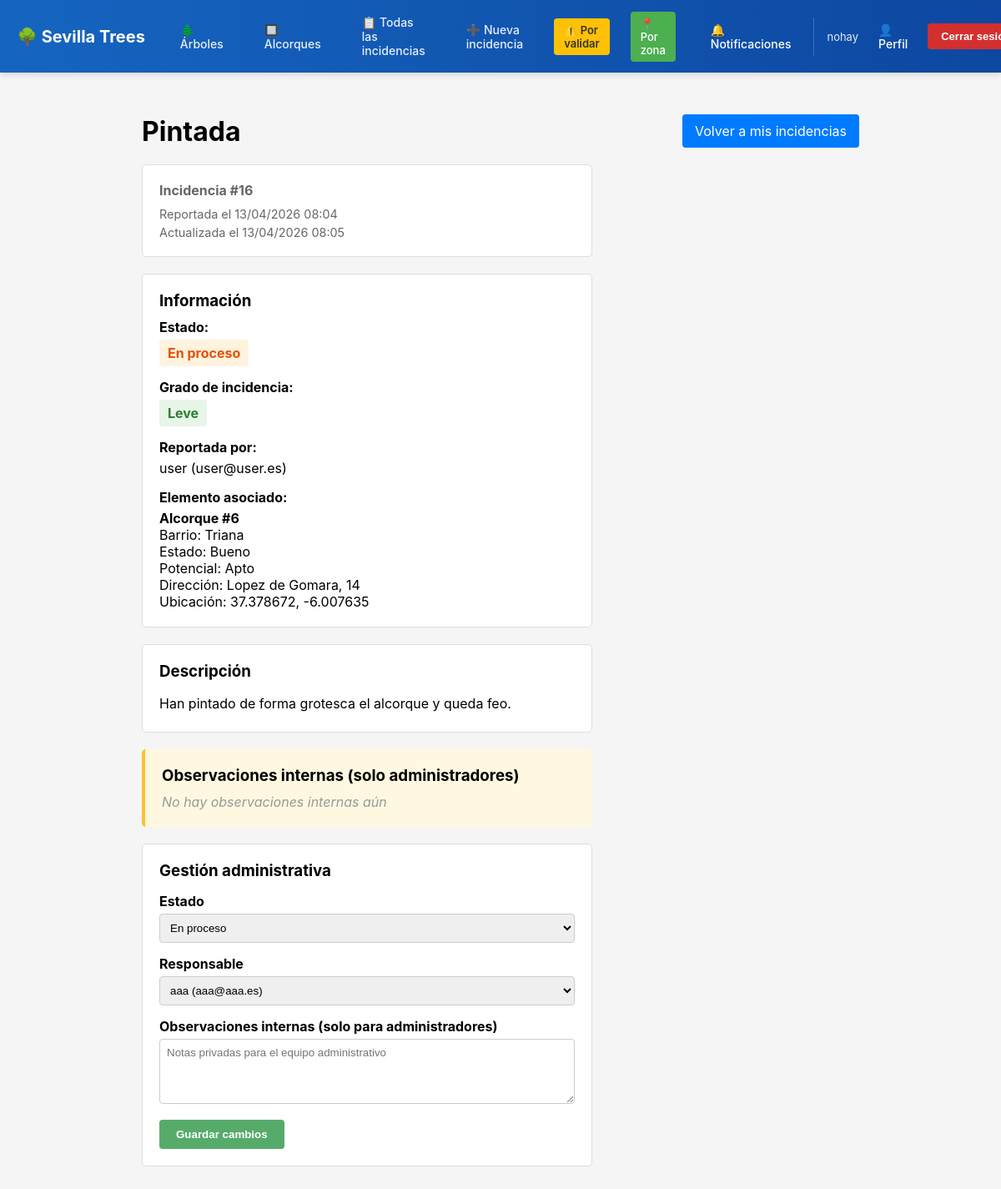
The app's page /incidencias/16/ (signed in), older data.
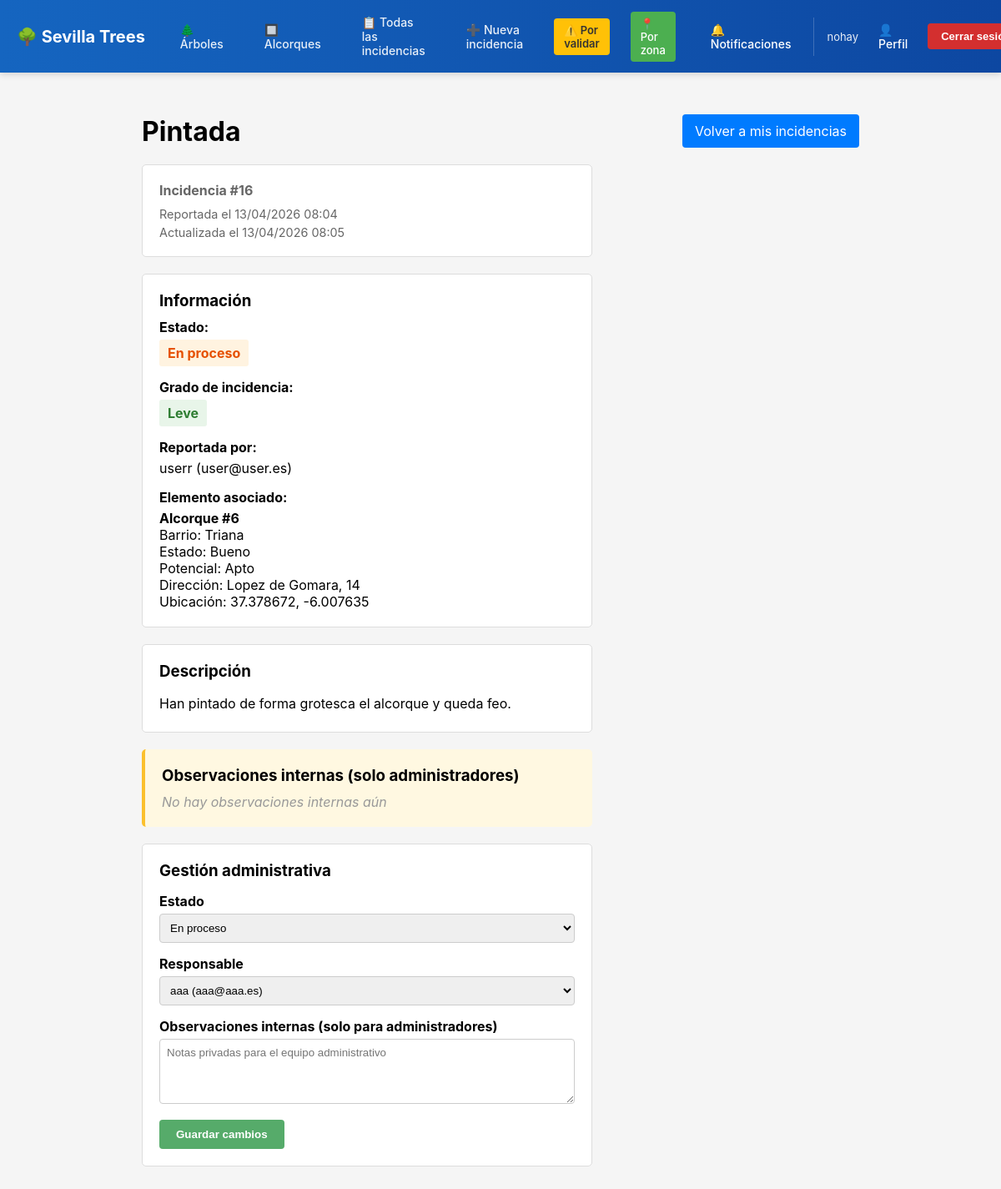
The same page, newer data.
### incidencias/models.py (models this page shows, shortened)
class Incidencia(models.Model):
	class Grado(models.TextChoices):
		LEVE = "LEVE", "Leve"
		MEDIO = "MEDIO", "Medio"
		GRAVE = "GRAVE", "Grave"
	class Estado(models.TextChoices):
		ABIERTA = "ABIERTA", "Abierta"
		EN_PROCESO = "EN_PROCESO", "En proceso"
		CERRADA = "CERRADA", "Cerrada"
	titulo = models.CharField(max_length=120)
	descripcion = models.TextField()
	grado_incidencia = models.CharField(max_length=30, choices=Grado.choices, default=Grado.LEVE)
	fecha_reporte = models.DateTimeField(auto_now_add=True)
	fecha_act = models.DateTimeField(auto_now=True, null=True, blank=True)
	estado = models.CharField(max_length=30, choices=Estado.choices, default=Estado.ABIERTA)
	foto = models.ImageField(upload_to='incidencias/', null=True, blank=True)
	observaciones_internas = models.TextField(null=True, blank=True, help_text="Solo visible para administradores")
	usuario = models.ForeignKey("cuentas.Usuario", on_delete=models.PROTECT, related_name="usu_incidencia")
	arbol = models.ForeignKey("inventario.Arbol", on_delete=models.PROTECT, null=True, blank=True, related_name="arbol_inci")
	alcorque = models.ForeignKey("inventario.Alcorque", on_delete=models.PROTECT, null=True, blank=True, related_name="alcorque_inci")
	admin_resp = models.ForeignKey("cuentas.Usuario", on_delete=models.PROTECT, null=True, blank=True, related_name="admin_inci")
	class Meta: constraints = [
		models.CheckConstraint(check=(
			(Q(arbol__isnull=False) & Q(alcorque__isnull=True)) |
			(Q(arbol__isnull=True) & Q(alcorque__isnull=False))),
		name="check_arbol_alcorque_incidencia",),]

### cuentas/models.py (models this page shows, shortened)
class Usuario(AbstractUser):
	class Rol(models.TextChoices):
		REGISTRADO = "REGISTRADO", "Registrado"
		ADMINISTRADOR = "ADMINISTRADOR", "Administrador"
	class EstadoCuenta(models.TextChoices):
		ACTIVA = "ACTIVA", "Activa"
		PENDIENTE_ELIMINACION = "PENDIENTE_ELIMINACION", "Pendiente eliminación"
		ELIMINADA = "ELIMINADA", "Eliminada"
	nombre = models.CharField(max_length=159)
	correo = models.EmailField(unique=True)
	rol = models.CharField(max_length=20, choices=Rol.choices, default=Rol.REGISTRADO,)
	fecha_registro = models.DateTimeField(default=timezone.now)
	estado_cuenta = models.CharField(max_length=30, choices=EstadoCuenta.choices, default=EstadoCuenta.ACTIVA)
	USERNAME_FIELD = "correo"
	REQUIRED_FIELDS = ["username"]
	@property
	def es_admin(self) -> bool:
		return self.rol == self.Rol.ADMINISTRADOR
	@property
	def notificaciones_sin_leer(self) -> int:
		return self.notificaciones.filter(leido=False).count()
	def __str__(self):
		return f"{self.nombre} ({self.correo})"

### inventario/models.py (models this page shows, shortened)
class Alcorque(models.Model):
    class Estado(models.TextChoices):
        BUENO = "BUENO", "Bueno"
        REGULAR = "REGULAR", "Regular"
        MALO = "MALO", "Malo"
        NECESITA_INTERVENCION = "NECESITA_INTERVENCION", "Necesita intervención"
    class Potencial(models.TextChoices):
        APTO = "APTO", "Apto"
        NO_APTO = "NO_APTO", "No apto"
    barrio = models.ForeignKey("inventario.Barrio", on_delete=models.PROTECT, related_name="alcorques",)
    estado = models.CharField(max_length=50, choices=Estado.choices, default=Estado.BUENO)
    potencial_plant = models.CharField(max_length=10, choices=Potencial.choices, default=Potencial.APTO)
    latitud = models.DecimalField(max_digits=9, decimal_places=6, null=True, blank=True)
    longitud = models.DecimalField(max_digits=9, decimal_places=6, null=True, blank=True)
    direccion = models.TextField(null=True, blank=True)
    observaciones = models.TextField(null=True, blank=True)
    class Meta: constraints = [
        models.UniqueConstraint(fields=["latitud", "longitud"], name="un_alcorque_por_ubi")
        ]

class Barrio(models.Model):
    nombre = models.CharField(max_length=100)
    delimitacion = models.TextField(null=True, blank=True)

### incidencias/views.py (the view, shortened to what this page needs)
# urls.py: path("<int:pk>/", views.incidencia_detalle, name="incidencia_detalle"),
@login_required
def incidencia_detalle(request, pk):
    incidencia = get_object_or_404(Incidencia.objects.select_related("usuario", "admin_resp", "arbol", "alcorque"), pk=pk)
    es_admin = getattr(request.user, "es_admin", False)
    if not es_admin and request.user != incidencia.usuario:
        messages.error(request, "No tienes permiso para ver esta incidencia")
        return redirect("incidencia_lista")
    grupo_admin = Group.objects.filter(name="Administradores").first()
    admins_validos = Usuario.objects.none()
    if grupo_admin:
        admins_validos = Usuario.objects.filter(groups=grupo_admin).order_by("correo")
    if es_admin:
        form = IncidenciaDetalleForm(instance=incidencia)
        form.fields["admin_resp"].queryset = admins_validos
    else:
        form = None
    return render(request, "incidencias/incidencia_detalle.html", {
        "incidencia": incidencia,
        "form": form,
        "es_admin": es_admin,
    })

### incidencias/forms.py
class IncidenciaDetalleForm(forms.ModelForm):
    class Meta:
        model = Incidencia
        fields = ("estado", "admin_resp", "observaciones_internas")
        labels = {
            "estado": "Estado",
            "admin_resp": "Responsable",
            "observaciones_internas": "Observaciones internas (solo para administradores)",
        }
        widgets = {
            "observaciones_internas": forms.Textarea(attrs={
                "placeholder": "Notas privadas para el equipo administrativo",
                "rows": 4
            }),
        }

### templates/incidencias/incidencia_detalle.html (shortened to what the changed rows need)
{% extends "base.html" %}
{% block content %}
<div style="max-width: 900px; margin: 30px auto; padding: 20px;">
    <div style="display: flex; justify-content: space-between; align-items: center; margin-bottom: 20px;">
        <h1 style="margin: 0;">{{ incidencia.titulo }}</h1>
        <a href="{% url 'incidencia_lista' %}" style="background-color: #007bff; color: white; padding: 10px 15px; text-decoration: none; border-radius: 4px;">
            Volver a mis incidencias
        </a>
    </div>
    <div style="display: grid; grid-template-columns: 1fr 300px; gap: 20px;">
        <div>
            <div style="background-color: white; border: 1px solid #ddd; border-radius: 5px; padding: 20px; margin-bottom: 20px;">
                <p style="margin: 0 0 10px 0; color: #666;"><strong>Incidencia #{{ incidencia.id }}</strong></p>
                <p style="margin: 0 0 5px 0; color: #666; font-size: 0.9em;">Reportada el {{ incidencia.fecha_reporte|date:"d/m/Y H:i" }}</p>
                {% if incidencia.fecha_act %}
                    <p style="margin: 0; color: #666; font-size: 0.9em;">Actualizada el {{ incidencia.fecha_act|date:"d/m/Y H:i" }}</p>
                {% endif %}
            </div>
            <div style="background-color: white; border: 1px solid #ddd; border-radius: 5px; padding: 20px; margin-bottom: 20px;">
                <h3 style="margin: 0 0 10px 0;">Información</h3>
                <p style="margin: 10px 0 5px 0;"><strong>Estado:</strong></p>
                <span style="display: inline-block; padding: 6px 10px; border-radius: 3px; font-weight: bold;
                    {% if incidencia.estado == 'ABIERTA' %}
                        background-color: #e3f2fd; color: #1565c0;
                    {% elif incidencia.estado == 'EN_PROCESO' %}
                        background-color: #fff3e0; color: #e65100;
                    {% else %}
                        background-color: #e8f5e9; color: #2e7d32;
                    {% endif %}
                ">{{ incidencia.get_estado_display }}</span>
                <p style="margin: 15px 0 5px 0;"><strong>Grado de incidencia:</strong></p>
                <span style="display: inline-block; padding: 6px 10px; border-radius: 3px; font-weight: bold;
                    {% if incidencia.grado_incidencia == 'LEVE' %}
                        background-color: #e8f5e9; color: #2e7d32;
                    {% elif incidencia.grado_incidencia == 'MEDIO' %}
                        background-color: #fff3e0; color: #e65100;
                    {% else %}
                        background-color: #ffebee; color: #c62828;
                    {% endif %}
                ">{{ incidencia.get_grado_incidencia_display }}</span>
                <p style="margin: 15px 0 5px 0;"><strong>Reportada por:</strong></p>
                <p style="margin: 0;">{{ incidencia.usuario.nombre }} ({{ incidencia.usuario.correo }})</p>
                <p style="margin: 15px 0 5px 0;"><strong>Elemento asociado:</strong></p>
                {% if incidencia.arbol %}
                    <p style="margin: 0;">
                        <strong>Árbol #{{ incidencia.arbol.id }}</strong><br>
                        Especie: {{ incidencia.arbol.especie.nombre_comun }}<br>
                        Barrio: {{ incidencia.arbol.barrio.nombre }}<br>
                        Estado: {{ incidencia.arbol.get_estado_display }}<br>
                        {% if incidencia.arbol.direccion %}
                            Dirección: {{ incidencia.arbol.direccion }}<br>
                        {% endif %}
                        {% if incidencia.arbol.latitud and incidencia.arbol.longitud %}
                            Ubicación: {{ incidencia.arbol.latitud }}, {{ incidencia.arbol.longitud }}
                        {% endif %}
                    </p>
                {% elif incidencia.alcorque %}
                    <p style="margin: 0;">
                        <strong>Alcorque #{{ incidencia.alcorque.id }}</strong><br>
                        Barrio: {{ incidencia.alcorque.barrio.nombre }}<br>
                        Estado: {{ incidencia.alcorque.get_estado_display }}<br>
                        Potencial: {{ incidencia.alcorque.get_potencial_plant_display }}<br>
                        {% if incidencia.alcorque.direccion %}
                            Dirección: {{ incidencia.alcorque.direccion }}<br>
                        {% endif %}
                        {% if incidencia.alcorque.latitud and incidencia.alcorque.longitud %}
                            Ubicación: {{ incidencia.alcorque.latitud }}, {{ incidencia.alcorque.longitud }}
                        {% endif %}
                    </p>
                {% endif %}
            </div>
            <div style="background-color: white; border: 1px solid #ddd; border-radius: 5px; padding: 20px; margin-bottom: 20px;">
                <h3 style="margin: 0 0 15px 0;">Descripción</h3>
                <p style="margin: 0; line-height: 1.6;">{{ incidencia.descripcion }}</p>
            </div>
            {% if es_admin %}
                <div style="background-color: white; border: 1px solid #ddd; border-radius: 5px; padding: 20px;">
                    <h3 style="margin: 0 0 15px 0;">Gestión administrativa</h3>
                    <form method="POST">
                        <div style="margin-bottom: 15px;">
                            <label for="id_estado" style="display: block; font-weight: bold; margin-bottom: 5px;">{{ form.estado.label }}</label>
                            {{ form.estado }}
                        </div>
                        <div style="margin-bottom: 15px;">
                            <label for="id_admin_resp" style="display: block; font-weight: bold; margin-bottom: 5px;">{{ form.admin_resp.label }}</label>
                            {{ form.admin_resp }}
                        </div>
                        <div style="margin-bottom: 15px;">
                            <label for="id_observaciones_internas" style="display: block; font-weight: bold; margin-bottom: 5px;">{{ form.observaciones_internas.label }}</label>
                            {{ form.observaciones_internas }}
                        </div>
                        <button type="submit" style="background-color: #56ab6a; color: white; padding: 10px 20px; border: none; border-radius: 4px; cursor: pointer; font-weight: bold;">
                            Guardar cambios
                        </button>
                    </form>
                </div>
            {% else %}
                {% if incidencia.admin_resp %}
                    <div style="background-color: #e8f5e9; border-left: 4px solid #56ab6a; padding: 15px; border-radius: 5px;">
                        <p style="margin: 0;"><strong>Responsable asignado:</strong> {{ incidencia.admin_resp.nombre }}</p>
                    </div>
                {% endif %}
            {% endif %}
        </div>
    </div>
</div>
{% endblock %}

Row changes from the older to the newer data that the page shows:
changed through a linked row, Incidencia "Pintada": usuario.nombre "user" → "userr"
